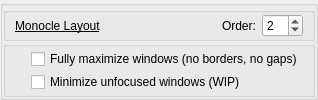
               <widget class="QGroupBox" name="GB_MonocleLayout">
                <property name="title">
                 <string/>
                </property>
                <property name="flat">
                 <bool>true</bool>
                </property>
                <layout class="QVBoxLayout" name="verticalLayout_15">
                 <property name="spacing">
                  <number>0</number>
                 </property>
                 <property name="leftMargin">
                  <number>0</number>
                 </property>
                 <property name="topMargin">
                  <number>1</number>
                 </property>
                 <property name="rightMargin">
                  <number>0</number>
                 </property>
                 <property name="bottomMargin">
                  <number>0</number>
                 </property>
                 <item>
                  <widget class="QGroupBox" name="GB_MonocleLayoutOrder">
                   <property name="title">
                    <string/>
                   </property>
                   <property name="flat">
                    <bool>true</bool>
                   </property>
                   <layout class="QGridLayout" name="gridLayout_3">
                    <property name="topMargin">
                     <number>0</number>
                    </property>
                    <property name="bottomMargin">
                     <number>0</number>
                    </property>
                    <item row="0" column="1">
                     <widget class="QLabel" name="label_36">
                      <property name="font">
                       <font>
                        <italic>false</italic>
                        <bold>false</bold>
                        <underline>true</underline>
                       </font>
                      </property>
                      <property name="text">
                       <string>Monocle Layout</string>
                      </property>
                     </widget>
                    </item>
                    <item row="0" column="4">
                     <widget class="QSpinBox" name="kcfg_monocleLayoutOrder">
                      <property name="font">
                       <font>
                        <italic>false</italic>
                        <bold>false</bold>
                        <underline>false</underline>
                       </font>
                      </property>
                      <property name="toolTip">
                       <string>&lt;html&gt;&lt;head/&gt;&lt;body&gt;&lt;p&gt;0 - to disable&lt;/p&gt;&lt;/body&gt;&lt;/html&gt;</string>
                      </property>
                      <property name="maximum">
                       <number>12</number>
                      </property>
                      <property name="value">
                       <number>2</number>
                      </property>
                     </widget>
                    </item>
                    <item row="0" column="2">
                     <spacer name="horizontalSpacer_17">
                      <property name="orientation">
                       <enum>Qt::Orientation::Horizontal</enum>
                      </property>
                      <property name="sizeHint" stdset="0">
                       <size>
                        <width>40</width>
                        <height>20</height>
                       </size>
                      </property>
                     </spacer>
                    </item>
                    <item row="0" column="3">
                     <widget class="QLabel" name="label_46">
                      <property name="font">
                       <font>
                        <italic>false</italic>
                        <bold>false</bold>
                        <underline>false</underline>
                       </font>
                      </property>
                      <property name="text">
                       <string>Order:</string>
                      </property>
                     </widget>
                    </item>
                   </layout>
                  </widget>
                 </item>
                 <item>
                  <widget class="QGroupBox" name="GB_MonocleLayoutSettings">
                   <property name="title">
                    <string/>
                   </property>
                   <property name="flat">
                    <bool>true</bool>
                   </property>
                   <layout class="QVBoxLayout" name="verticalLayout_10">
                    <property name="spacing">
                     <number>3</number>
                    </property>
                    <property name="leftMargin">
                     <number>25</number>
                    </property>
                    <property name="topMargin">
                     <number>2</number>
                    </property>
                    <property name="bottomMargin">
                     <number>2</number>
                    </property>
                    <item>
                     <widget class="QCheckBox" name="kcfg_monocleMaximize">
                      <property name="toolTip">
                       <string>All windows will be maximized in Monocle layout</string>
                      </property>
                      <property name="text">
                       <string>Fully maximize windows (no borders, no gaps)</string>
                      </property>
                     </widget>
                    </item>
                    <item>
                     <widget class="QCheckBox" name="kcfg_monocleMinimizeRest">
                      <property name="text">
                       <string>Minimize unfocused windows (WIP)</string>
                      </property>
                     </widget>
                    </item>
                   </layout>
                  </widget>
                 </item>
                </layout>
               </widget>
